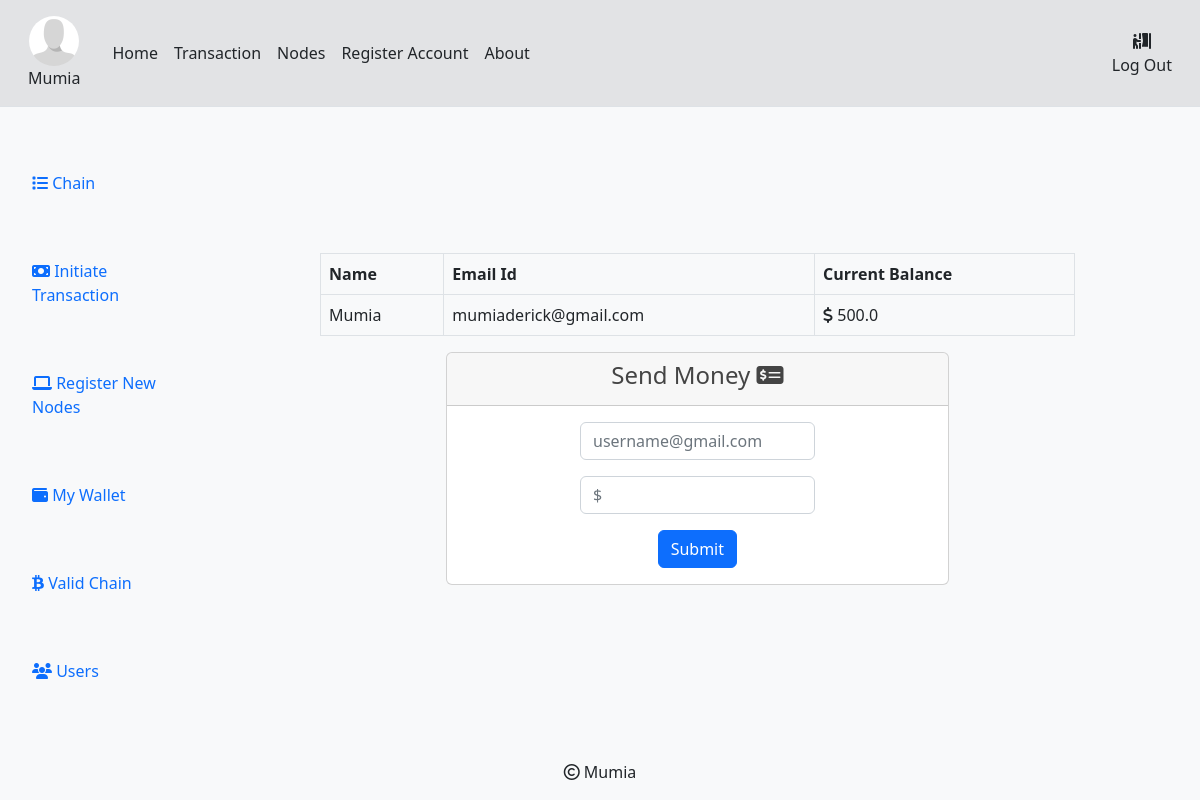
The page /new_transaction (signed in) on the database its author committed.
### Blockchain/model.py (models this page shows, shortened)
class Users(db.Model, UserMixin):
    user_id = db.Column(db.Integer, primary_key=True, autoincrement=True)
    username = db.Column(db.String(50), unique=True, nullable=False)
    balance = db.Column(db.Float(50), nullable=False, default=1000.00)
    email = db.Column(db.String(120), unique=True, nullable=False)
    image_file = db.Column(db.String(20), nullable=False, default='default.png')
    password = db.Column(db.String(60), nullable=False)
    date_added = db.Column(db.DateTime, default=datetime.now(pytz.timezone('Africa/Nairobi')))
    transactions = db.relationship('Transactions', backref='current', lazy=True)

### Blockchain/bchain.py (the view, shortened to what this page needs)
@app.route('/new_transaction', methods=['GET', 'POST'])
@login_required
def new_transaction_page():
    form = NewTransactionForm()
    username = current_user.username
    image_file = url_for('static', filename='profile_pics/' + current_user.image_file)
    return render_template('transaction.html', title="New Transaction", username=username, image_file=image_file, form=form)

### Blockchain/form.py
class NewTransactionForm(FlaskForm):
    recipient = StringField('Reciever Mail', validators=[DataRequired()])
    amount = IntegerField('Amount', validators=[DataRequired(), NumberRange(min=0, message='Must enter a number greater than 0')])
    submit = SubmitField('Submit')

### Blockchain/model.py (called while the page is built)
@login_manager.user_loader
def load_user(user_id):
    return Users.query.get(int(user_id))

### Blockchain/templates/transaction.html (shortened to what this page needs)
{% extends "layout.html" %}{% block title %}Commence a Transaction{% endblock %} {% block content %}
<div class="container-fluid">
    <div class="table-responsive table-hover">
        <table class="table table-bordered">
            <thead>
                <tr>
                    <th scope="col">Name</th>
                    <th scope="col">Email Id</th>
                    <th scope="col">Current Balance</th>
                </tr>
            </thead>
            <tbody>
                <tr>
                    <td>{{ current_user.username }}</td>
                    <td>{{ current_user.email }}</td>
                    <td>
                        <i class="fas fa-dollar-sign"></i> {{ current_user.balance }}
                    </td>
                </tr>
            </tbody>
        </table>
    </div>
    <div class="col-md-8 mx-auto text-lg-center">
        <div class="card">
            <div class="card-header card-header-primary">
                <h4 class="card-title">
                    Send Money
                    <i class="fa-solid fa-money-check-dollar"></i>
                </h4>
            </div>
            <div class="card-body text-center">
                <form method="POST" action="">
                    <div class="col-md-6 mx-auto">
                        <div class="form-group">
                            {{ form.recipient(placeholder="username@gmail.com", class="form-control bg-transparent") }}
                        </div>
                    </div>
                    <div class="col-md-6 mx-auto mt-3">
                        <div class="form-group">
                            {{ form.amount(placeholder="$", class="form-control bg-transparent", type="number") }} {% for error in form.amount.errors %} {{error}} {% endfor %}
                        </div>
                    </div>
                    <div class="mt-3">
                        {{ form.submit(class="btn btn-primary") }}
                    </div>
                </form>
            </div>
        </div>
    </div>
</div>
{% endblock content %}

### Blockchain/templates/layout.html (shortened to what this page needs)
<!DOCTYPE html>
<html>
<head>
    <link rel="stylesheet" href="{{ url_for('static', filename='main.css') }}">
    <link rel="stylesheet" href="{{ url_for('static', filename='index.css' )}}">
    <link href="https://cdn.jsdelivr.net/npm/bootstrap@5.2.0-beta1/dist/css/bootstrap.min.css" rel="stylesheet">
    <link rel="stylesheet" href="https://use.fontawesome.com/releases/v5.7.1/css/all.css">
</head>
<body class="bg-light d-block">
    <div>
        <header class="p-md-3 bg-dark bg-opacity-10 border-bottom">
            <div class="">
                <div class="d-flex flex-nowrap align-items-center justify-content-center justify-content-lg-start container-fluid">
                    <div class="text-start d-block" aria-expanded="false">
                        <div class="text-center">
                            {% if current_user.is_authenticated %}
                            <a href="{{ url_for( 'user_info') }} " aria-expanded="false ">
                                <img src="{{image_file}} " width="50" height="50" class="rounded-circle ">
                            </a>
                            {% else %}
                            <a href="{{ url_for( 'user_info') }} " aria-expanded="false ">
                                <img src="{{url_for( 'static', filename='profile_pics/default.png' )}} " width="50" height="50" class="rounded-circle ">
                            </a>
                            {% endif %}
                        </div>
                        <div class="text-center">
                            <a class="nav-link link-dark" href="{{ url_for( 'user_info') }}">{{username}}</a>
                        </div>
                    </div>
                    <ul class="nav col-12 col-lg-auto me-lg-auto mb-2 justify-content-center mb-md-0 mx-4">
                        <li><a href="{{ url_for( 'home') }} " class="nav-link px-2 link-dark ">Home</a></li>
                        <li><a href="{{ url_for( 'new_transaction_page') }} " class="nav-link px-2 link-dark ">Transaction</a></li>
                        <li><a href="{{ url_for( 'node_list') }} " class="nav-link px-2 link-dark ">Nodes</a></li>
                        <li><a href="{{ url_for( 'register') }} " class="nav-link px-2 link-dark ">Register Account</a></li>
                        <li><a href="{{ url_for( 'about') }} " class="nav-link px-2 link-dark ">About</a></li>
                    </ul>
                    <div class="d-block">
                        {%if current_user.is_authenticated%}
                        <div class="flex-wrap">
                            <a class="nav-link ml-2 link-dark" href="{{ url_for('logout') }}">
                                <div class="text-center">
                                    <i class="fa-solid text-center fa-person-booth"></i>
                                </div>
                                Log Out
                            </a>
                        </div>
                        {% endif %}
                    </div>
                </div>
            </div>
        </header>
    </div>
    <div class="d-flex p-3">
        <nav id="sidebarMenu" class="col-md-3 sidebar col-lg-2 collapse-horizontal">
            <div class="pt-3 ">
                <ul class="nav d-block">
                    {% if current_user.is_authenticated %}
                    <li class="btn-outline-none py-4">
                        <a class="nav-link" href="{{ url_for('full_chain') }}">
                            <span><i class="fa fas fa-list"></i></span> Chain
                        </a>
                    </li>
                    <li class="btn-outline-none py-4">
                        <a class="nav-link" href="{{ url_for('new_transaction_page') }}">
                            <span><i class="fa fa-money-bill"></i></span> Initiate Transaction
                        </a>
                    </li>
                    <li class="btn-outline-none py-4">
                        <a class="nav-link" href="{{ url_for('register_new_nodes') }}">
                            <span><i class="fa fas fa-laptop"></i></span> Register New Nodes
                        </a>
                    </li>
                    <li class="btn-outline-none py-4">
                        <a class="nav-link" href="{{ url_for('user_info') }}">
                            <span><i class="fa fas fa-wallet"></i></span> My Wallet
                        </a>
                    </li>
                    <li class="btn-outline-none py-4">
                        <a class="nav-link" href="{{ url_for( 'consensus') }} ">
                            <span><i class="fa fa-bitcoin"></i></span> Valid Chain
                        </a>
                    </li>
                    <li class="btn-outline-none py-4">
                        <a class="nav-link" href="{{ url_for('users') }}">
                            <span><i class="fa fas fa-users"></i></span> Users
                        </a>
                    </li>
                    {% endif %}
                </ul>
            </div>
        </nav>
        <div class="content mx-auto col-8 my-auto">
            {% block content %}{% endblock %}
        </div>
    </div>
    <div class="col-8 position-absolute bottom-0 start-50 translate-middle-x">
        <div class="text-center mx-auto mb-3">
            <span><i class="fa fas fa-copyright"></i></span> Mumia
        </div>
    </div>
</body>
</html>

### Blockchain/static/index.css (style rules this page uses)
body { background: #fafafa; color: #333333; margin-top: 5rem; }
h1, h2, h3, h4, h5, h6 { color: #444444; }

### rows shown on the page
Users: username "Mumia", email "mumiaderick@gmail.com", balance "500.0"
